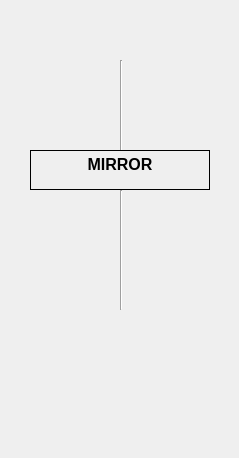
<?xml version="1.0" encoding="UTF-8"?>
<ui version="4.0">
 <class>Form</class>
 <widget class="QWidget" name="Form">
  <property name="geometry">
   <rect>
    <x>0</x>
    <y>0</y>
    <width>239</width>
    <height>458</height>
   </rect>
  </property>
  <property name="windowTitle">
   <string>Form</string>
  </property>
  <widget class="IonPump" name="IonPump">
   <property name="geometry">
    <rect>
     <x>90</x>
     <y>297</y>
     <width>60</width>
     <height>150</height>
    </rect>
   </property>
   <property name="toolTip">
    <string/>
   </property>
   <property name="channelsPrefix" stdset="0">
    <string>ca://${PIP}</string>
   </property>
   <property name="controlButtonHorizontal" stdset="0">
    <bool>false</bool>
   </property>
  </widget>
  <widget class="Line" name="line_3">
   <property name="geometry">
    <rect>
     <x>120</x>
     <y>190</y>
     <width>3</width>
     <height>120</height>
    </rect>
   </property>
   <property name="orientation">
    <enum>Qt::Vertical</enum>
   </property>
  </widget>
  <widget class="QFrame" name="frame">
   <property name="geometry">
    <rect>
     <x>0</x>
     <y>7</y>
     <width>191</width>
     <height>141</height>
    </rect>
   </property>
   <property name="frameShape">
    <enum>QFrame::NoFrame</enum>
   </property>
   <property name="frameShadow">
    <enum>QFrame::Raised</enum>
   </property>
   <property name="lineWidth">
    <number>0</number>
   </property>
  </widget>
  <widget class="Line" name="line_4">
   <property name="geometry">
    <rect>
     <x>120</x>
     <y>60</y>
     <width>3</width>
     <height>91</height>
    </rect>
   </property>
   <property name="orientation">
    <enum>Qt::Vertical</enum>
   </property>
  </widget>
  <widget class="QLabel" name="ND1H">
   <property name="geometry">
    <rect>
     <x>30</x>
     <y>150</y>
     <width>180</width>
     <height>40</height>
    </rect>
   </property>
   <property name="font">
    <font>
     <pointsize>12</pointsize>
     <weight>75</weight>
     <bold>true</bold>
    </font>
   </property>
   <property name="autoFillBackground">
    <bool>true</bool>
   </property>
   <property name="frameShape">
    <enum>QFrame::Box</enum>
   </property>
   <property name="frameShadow">
    <enum>QFrame::Plain</enum>
   </property>
   <property name="text">
    <string>MIRROR</string>
   </property>
   <property name="alignment">
    <set>Qt::AlignHCenter|Qt::AlignTop</set>
   </property>
  </widget>
  <widget class="PyDMEmbeddedDisplay" name="PyDMEmbeddedDisplay_11">
   <property name="geometry">
    <rect>
     <x>0</x>
     <y>-10</y>
     <width>200</width>
     <height>140</height>
    </rect>
   </property>
   <property name="toolTip">
    <string/>
   </property>
   <property name="lineWidth">
    <number>0</number>
   </property>
   <property name="macros" stdset="0">
    <string/>
   </property>
   <property name="filename" stdset="0">
    <string>vacuumscreens/templates/GCC_GPI.ui</string>
   </property>
  </widget>
  <zorder>line_3</zorder>
  <zorder>IonPump</zorder>
  <zorder>frame</zorder>
  <zorder>line_4</zorder>
  <zorder>ND1H</zorder>
  <zorder>PyDMEmbeddedDisplay_11</zorder>
 </widget>
 <customwidgets>
  <customwidget>
   <class>PyDMEmbeddedDisplay</class>
   <extends>QFrame</extends>
   <header>pydm.widgets.embedded_display</header>
  </customwidget>
  <customwidget>
   <class>PCDSSymbolBase</class>
   <extends>QWidget</extends>
   <header>pcdswidgets.vacuum.base</header>
  </customwidget>
  <customwidget>
   <class>IonPump</class>
   <extends>PCDSSymbolBase</extends>
   <header>pcdswidgets.vacuum.pumps</header>
  </customwidget>
 </customwidgets>
 <resources/>
 <connections/>
</ui>
